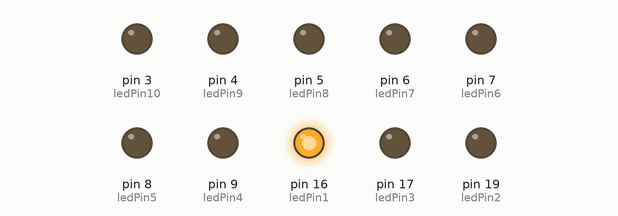
A sketch run on a simulated Arduino Uno, built with avr-gcc and run on an emulated ATmega328P. On the bench: output pins drawn as LEDs (lit = HIGH).

Above: at 0.02 s.
At 0.32 s:
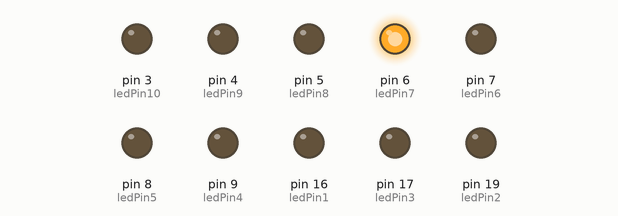
At 0.62 s:
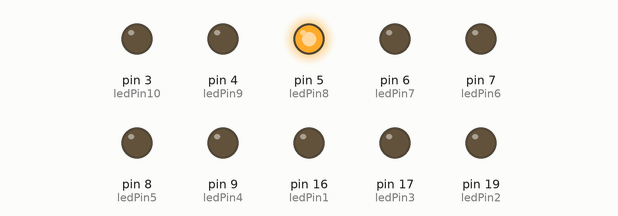
At 1.27 s:
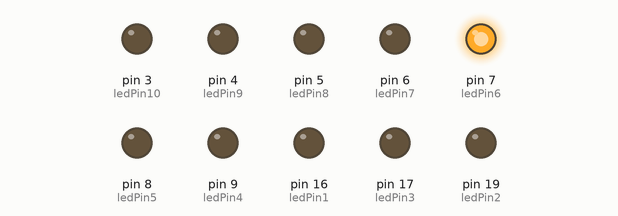
At 1.87 s:
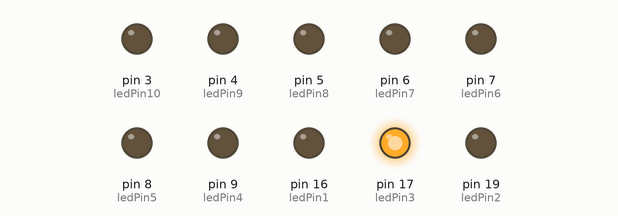
At 2.5 s:
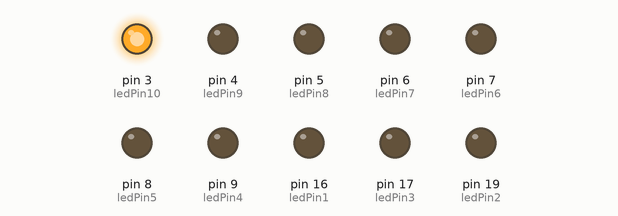
Timing chart, 0 to 3.0 s (numbered marks = the images above):
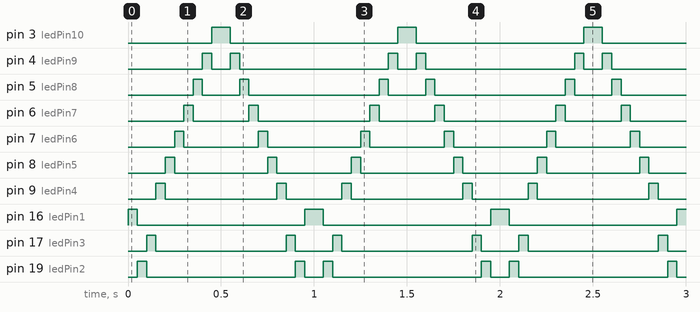

The sketch:

knight_rider.ino
```cpp
int ledPin1 = 16;
int ledPin2 = 19;
int ledPin3 = 17;
int ledPin4 = 9;
int ledPin5 = 8;
int ledPin6 = 7;
int ledPin7 = 6;
int ledPin8 = 5;
int ledPin9 = 4;
int ledPin10 = 3;
const int delayTime = 50;

 void setup ()

{
  pinMode(ledPin1, OUTPUT);
  pinMode(ledPin2, OUTPUT);
  pinMode(ledPin3, OUTPUT);
  pinMode(ledPin4, OUTPUT);
  pinMode(ledPin5, OUTPUT);
  pinMode(ledPin6, OUTPUT);
  pinMode(ledPin7, OUTPUT);
  pinMode(ledPin8, OUTPUT);
  pinMode(ledPin9, OUTPUT);
   pinMode(ledPin10, OUTPUT);
}
 void loop() {


 digitalWrite(ledPin1,HIGH);
 delay(delayTime);
 digitalWrite(ledPin1,LOW);
 digitalWrite(ledPin2,HIGH);
 delay(delayTime);
 digitalWrite(ledPin2,LOW);

 digitalWrite(ledPin3,HIGH);
 delay(delayTime);
 digitalWrite(ledPin3,LOW);

 digitalWrite(ledPin4,HIGH);
 delay(delayTime);
 digitalWrite(ledPin4,LOW);

 digitalWrite(ledPin5,HIGH);
 delay(delayTime);
 digitalWrite(ledPin5,LOW);

 digitalWrite(ledPin6,HIGH);
 delay(delayTime);
 digitalWrite(ledPin6,LOW);

 digitalWrite(ledPin7,HIGH);
 delay(delayTime);
 digitalWrite(ledPin7,LOW);

 digitalWrite(ledPin8,HIGH);
 delay(delayTime);
 digitalWrite(ledPin8,LOW);

  digitalWrite(ledPin9,HIGH);
 delay(delayTime);
 digitalWrite(ledPin9,LOW);

 digitalWrite(ledPin10,HIGH);
 delay(delayTime);
 digitalWrite(ledPin10,LOW);

 digitalWrite(ledPin10,HIGH);
 delay(delayTime);
 digitalWrite(ledPin10,LOW);

 digitalWrite(ledPin9,HIGH);
 delay(delayTime);
 digitalWrite(ledPin9,LOW);

 digitalWrite(ledPin8,HIGH);
 delay(delayTime);
 digitalWrite(ledPin8,LOW);
 digitalWrite(ledPin7,HIGH);
 delay(delayTime);
 digitalWrite(ledPin7,LOW);

 digitalWrite(ledPin6,HIGH);
 delay(delayTime);
 digitalWrite(ledPin6,LOW);

 digitalWrite(ledPin5,HIGH);
 delay(delayTime);
 digitalWrite(ledPin5,LOW);

 digitalWrite(ledPin4,HIGH);
 delay(delayTime);
 digitalWrite(ledPin4,LOW);

 digitalWrite(ledPin3,HIGH);
 delay(delayTime);
 digitalWrite(ledPin3,LOW);

 digitalWrite(ledPin2,HIGH);
 delay(delayTime);
 digitalWrite(ledPin2,LOW);

 digitalWrite(ledPin1,HIGH);
 delay(delayTime);
 digitalWrite(ledPin1,LOW);


}
```

Measured:
- by itself, pin 3 (ledPin10), pin 16 (ledPin1): alternates HIGH for 0.10 s and LOW for 0.90 s
- by itself, pin 4 (ledPin9): repeats every 1.0 s: LOW 0.10 s, HIGH 0.05 s, LOW 0.80 s, HIGH 0.05 s
- by itself, pin 5 (ledPin8): repeats every 1.0 s: LOW 0.20 s, HIGH 0.05 s, LOW 0.70 s, HIGH 0.05 s
- by itself, pin 6 (ledPin7): repeats every 1.0 s: LOW 0.30 s, HIGH 0.05 s, LOW 0.60 s, HIGH 0.05 s
- by itself, pin 7 (ledPin6): alternates HIGH for 0.05 s and LOW for 0.40 s
- by itself, pin 8 (ledPin5): alternates HIGH for 0.05 s and LOW for 0.50 s
- by itself, pin 9 (ledPin4): repeats every 1.0 s: LOW 0.60 s, HIGH 0.05 s, LOW 0.30 s, HIGH 0.05 s
- by itself, pin 17 (ledPin3): repeats every 1.0 s: LOW 0.70 s, HIGH 0.05 s, LOW 0.20 s, HIGH 0.05 s
